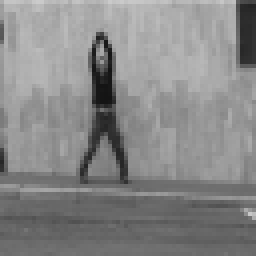
#> input picture preprocessed_frames/shahar_jack/frame_000.png, 64 x 64 px (shown 4 times larger); its folder holds 4 pictures in this run
$ python mc_predict.py
#> lines starting #> are read from the running program, lines starting #| are printed output that depends on the picture
import numpy as np
from sklearn.cluster import SpectralClustering
from scipy.sparse import csgraph
from scipy.optimize import linear_sum_assignment
import cv2
import os
import matplotlib.pyplot as plt

def load_saved_frames(folder_path, resize_dim=(64, 64)):
    """Reads PNG frames that were already extracted from a video,
        converts each to grayscale (one channel instead of three),
        rescales them to a common spatial size (resize_dim),
        normalizes the pixel range to [0, 1], and returns a list/array of float32 images."""
#> called with folder_path = 'preprocessed_frames/shahar_jack', resize_dim = (64, 64)
    frame_files = sorted([f for f in os.listdir(folder_path) if f.endswith(".png")])
    frames = []

    for fname in frame_files:
        img = cv2.imread(os.path.join(folder_path, fname), cv2.IMREAD_GRAYSCALE)
#> img is the input picture: shape (64, 64); min 20, max 203, mean 135.7
        if img is not None:
            img = cv2.resize(img, resize_dim, interpolation=cv2.INTER_AREA)
            frames.append(img.astype(np.float32) / 255.0)

    print(f"Loaded {len(frames)} frames from '{folder_path}'")
    return frames

class ActionSegmenterWithForecasting:
    def __init__(self, n_clusters=5, n_neighbors=5, forecast_window=3):
        """
        Args:
            n_clusters: number of distinct action stages to segment
            n_neighbors: used later to set adaptive badnwidth per frame when converting pariwise distance into affinity matrix
            forecast_window: how many most recent labels are looked at when you later predict the next action stage
        """
        self.n_clusters = n_clusters
        self.n_neighbors = n_neighbors
        self.forecast_window = forecast_window
        self.transition_matrix = None   # This is the learned Markov Model
        self.cluster_centers_ = None    # This is the representative frames for each cluster


    def _wasserstein_distance(self, X, Y, n_projections=50):
        """Approximate the 2‑Wasserstein distance between two grayscale images
        using the Sliced‑Wasserstein technique.

        Each image is flattened into a 1‑D probability vector (values ≥0 that sum
        to 1).  We draw `n_projections` random directions on the unit hypersphere,
        project both distributions onto each direction, and take the average
        absolute difference of the resulting 1‑D marginals.  This Monte‑Carlo
        estimate is a fast, differentiable proxy for the full Wasserstein metric
        and is the same routine used in `baseline/spectral_wasserstein.py`.
        """
        # Flatten to vectors
        x = X.flatten().astype(np.float64)
        y = Y.flatten().astype(np.float64)

        # Normalise so each is a discrete probability distribution
        x_sum = x.sum();  y_sum = y.sum()
        if x_sum == 0:  x_sum = 1.0  # avoid divide‑by‑zero
        if y_sum == 0:  y_sum = 1.0
        x /= x_sum
        y /= y_sum

        d = x.size  # dimensionality

        # Draw random projection directions (each row has unit ℓ2‑norm)
        dirs = np.random.randn(n_projections, d)
        dirs /= np.linalg.norm(dirs, axis=1, keepdims=True)

        # Project both distributions
        proj_x = dirs @ x  # shape (n_projections,)
        proj_y = dirs @ y

        # 1‑D Wasserstein between projected distributions reduces to |Δ| here
        return float(np.mean(np.abs(proj_x - proj_y)))

    def _compute_affinity(self, frames):
        """Build the affinity matrix with adaptive local scaling.
            IMPORTANT THEORY2: Affinity matrix captures the similarity between frames using the Wasserstein distance."""
        n = len(frames)
        D = np.zeros((n, n)) # So this is the pairwise frame to frame distance matrix, notice it is symmetric

        # Pairwise Wasserstein distances
        for i in range(n):
            for j in range(i+1, n):
                D[i,j] = self._wasserstein_distance(frames[i], frames[j])
                D[j,i] = D[i,j] # symmetric !
#> this loop made 4 passes

        # Adaptive bandwidth sigma, for each frame i, take distance to k nearest neighbors. If slow change, then small, if jittery, large.
        sigma = np.zeros(n)
#> sigma = [0, 0, 0, 0]
        # Avoid out-of-bounds for neighbor index
        k = min(self.n_neighbors, n - 1)
        for i in range(n):
            dists = np.sort(D[i])
            sigma[i] = dists[k]
        # Prevent division by zero
        sigma[sigma == 0] = np.finfo(float).eps

        # Important! Build the affinity matrix W from the distance matrix D
        W = np.exp(-D**2 / (sigma[:, None] * sigma[None, :]))
        np.fill_diagonal(W, 0)
        return W

    def _learn_transition_matrix(self, labels):
        """IMPORTANT THEORY3! Learn Markov Transition Matrix
            Transition_matrix[i][j] = Probability of going from stage i to stage j in the next frame
        Args:
            labels: 1D array of cluster labels for each frame
        """
        K = self.n_clusters
        self.transition_matrix = np.zeros((K, K)) + 1e-6  # Laplace smoothing

        for i in range(len(labels)-1):
            current, next_ = labels[i], labels[i+1]
            self.transition_matrix[current, next_] += 1 # Increment count of transition from current to next stage
#> the loop in _compute_cluster_centers, `for k in range(self.n_clusters):` made 4 passes

        # Normalize rows to make sure probabilities sum to 1
        self.transition_matrix /= self.transition_matrix.sum(axis=1, keepdims=True)


    def predict_next_stage(self, recent_labels):
        """Predict next action stage"""
        # Use sliding window of recent labels
        window = recent_labels[-self.forecast_window:]

        # Count transitions in window
        counts = np.zeros(self.n_clusters)
        for i in range(len(window)-1):
            current, next_ = window[i], window[i+1]
            counts += self.transition_matrix[current]

        # Weighted prediction
        predicted = np.argmax(counts)
        confidence = counts[predicted] / counts.sum()

        return predicted, confidence

    def _compute_cluster_centers(self, frames, labels):
        """For visualization: Find representative frames per cluster"""
        centers = []
        for k in range(self.n_clusters):
            cluster_frames = [frames[i] for i, lbl in enumerate(labels) if lbl == k]
            # Use frame closest to median Wasserstein distance
            center_idx = np.argmin([
                np.median([self._wasserstein_distance(f, f2) for f2 in cluster_frames])
                for f in cluster_frames
            ])
            centers.append(cluster_frames[center_idx])
        return centers


    def fit(self, frames, labels=None):
        """Fit the model
        Args:
            frames: List/array of video frames (grayscale, normalised).
            labels: Optional externally computed cluster labels (one per frame). If provided, the internal spectral clustering step is skipped and these labels are used directly.
        """
        if labels is not None:
            labels = np.asarray(labels)
            if labels.shape[0] != len(frames):
                raise ValueError("Length of labels must match number of frames")
        else:
            # Model fit step 1: Compute affinity matrix
            W = self._compute_affinity(frames)
            # Model fit step 2: Spectral clustering, uses the affnity matrix W, theory is mainly computing top K eignevectors of normalized Lapacian. Whatever that means lol.
            sc = SpectralClustering(
                n_clusters=self.n_clusters,
                affinity='precomputed',
                assign_labels='kmeans'
            )
            labels = sc.fit_predict(W) # This is the cluster labels for each frame, so it is a 1D array of length n_frames.

        # Model fit step 3: Learn transition matrix
        self._learn_transition_matrix(labels)

        # Model fit step 4: Store cluster centers (for visualization)
        self.cluster_centers_ = self._compute_cluster_centers(frames, labels)

        return labels


# -------------------------------------------------------
# Example usage WOW!
# -------------------------------------------------------
if __name__ == "__main__":
    folder = os.path.join("preprocessed_frames", "shahar_jack")
    frames = load_saved_frames(folder_path=folder, resize_dim=(64, 64))

    # 1. Initialize and fit
    segmenter = ActionSegmenterWithForecasting(n_clusters=4)
    labels = segmenter.fit(frames)

    print("Learned Transition Matrix:")
    print(segmenter.transition_matrix)

    # 2. Simulate real-time prediction
    current_window = labels[:5]  # Last 5 observed stages
    next_stage, confidence = segmenter.predict_next_stage(current_window)
    print(f"Last observed stages: {current_window}")
    print(f"Predicted next stage: {next_stage} (confidence: {confidence:.2f})")

    # 3. Visualize cluster centers (representative frames)
    fig, axes = plt.subplots(1, segmenter.n_clusters)
    for k, center in enumerate(segmenter.cluster_centers_):
        axes[k].imshow(center, cmap='gray')
        axes[k].set_title(f'Stage {k}')
    plt.show()
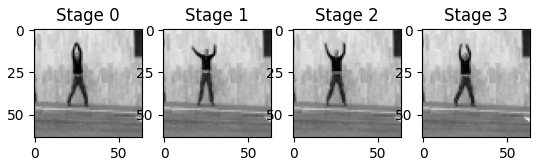
#> figure drawn by matplotlib, 4 panels
